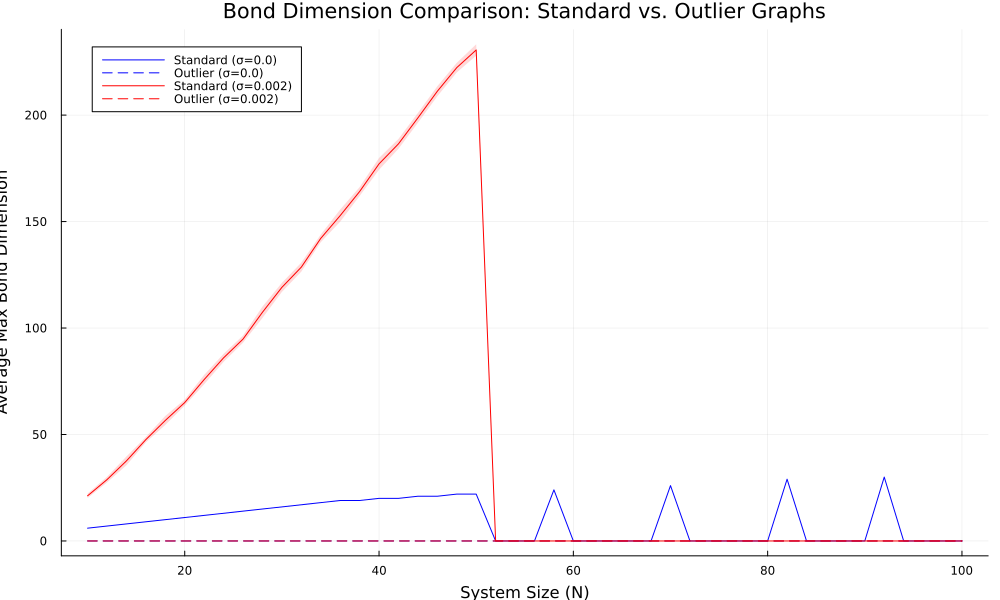

Julia code for this plot:
using JLD2, Plots

function create_comparison_plot()
    println("Loading data...")
    
    # --- This file matches your new data script ---
    data_filename = joinpath(@__DIR__, "outlier_graphs_data.jld2")
    plot_filename = joinpath(@__DIR__, "outlier_graphs_plot.png")

    if !isfile(data_filename)
        println("ERROR: Data file not found: $data_filename")
        return
    end

    local results_standard, results_outlier, N_range, sigma_values
    try
        jldopen(data_filename, "r") do file
            # --- Loads the new variable names ---
            results_standard = read(file, "results_standard")
            results_outlier = read(file, "results_outlier")
            N_range = read(file, "N_range")
            sigma_values = read(file, "sigma_values")
        end
    catch e
        println("ERROR: Could not load data from $data_filename. Error: $e")
        return
    end


    gr()
    
    p = plot(
        title = "Bond Dimension Comparison: Standard vs. Outlier Graphs",
        xlabel = "System Size (N)",
        ylabel = "Average Max Bond Dimension",
        legend = :topleft,
        size = (1000, 600)
    )

    # Define colors and linestyles for clarity
    colors = [:blue, :red] # Colors for sigma_values[1] and sigma_values[2]
    
    for (idx, σ) in enumerate(sigma_values)
        color = colors[idx]
        
        # --- Plots the "Standard" (fully connected) data ---
        plot!(p,
            N_range,
            results_standard[σ].avg,
            ribbon = results_standard[σ].err,
            label = "Standard (σ=$σ)",
            color = color,
            linestyle = :solid,
            fillalpha = 0.15
        )
        
        # --- Plots the "Outlier" data ---
        plot!(p,
            N_range,
            results_outlier[σ].avg,
            ribbon = results_outlier[σ].err,
            label = "Outlier (σ=$σ)",
            color = color,
            linestyle = :dash,
            fillalpha = 0.15
        )
    end

    try
        savefig(p, plot_filename)
        println("Plot saved successfully to $plot_filename")
    catch e
        println("ERROR: Could not save plot. Error: $e")
    end
end

create_comparison_plot()
